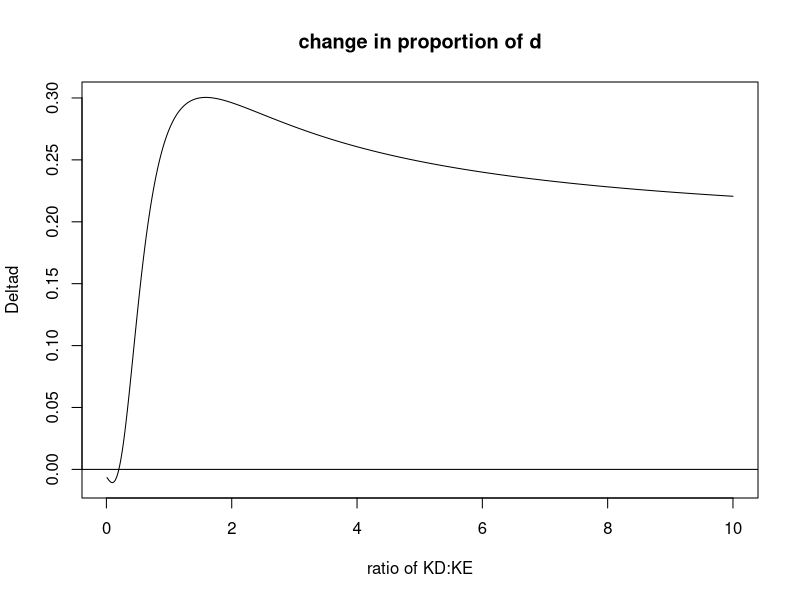

Write R code to recreate this figure.
#  Version 0.1 -- Collin Edwards

#Okay, this one looks at changes in the population size of d.  Graph is of deltad in terms of the ratio of the size of the patch for D to the size for the patch for E.
#
#Plug in some numbers at the top, run the thing, look at the pretty graph.  When the curve is above 0, there will be a source-sink inversion.
#If someone remembers how to put a horizonal line on a graph, please put that at the end of the code (with the horizontal line at y=0).

#If you want to make the graph more focused on a smaller region, change the line
#vectorKD=seq(.01*KE,10*KE,length.out=bins)
#so that the region is smaller, ie:
#vectorKD=seq(.01*KE,4*KE,length.out=bins)
#
#for reference, 
#seq(a,b,length.out=c)
#produces a sequence of numbers from a to b, with a total of c numbers in the sequence.




numYears=5

###################

#Parameters:
KE=1000 #in numbers of individuals
lambdaEe=1.5
lambdaEd=.7
lambdaDe=.9
lambdaDd=4.93

#For initializing: give intial ratio of e to d, plus the number of individuals in ND and NE
initdToTot=.1          #initial d to total ratio



########################
#########################
#Actual code:
count=1
bins=1000
deltad=numeric(bins)
vectorKD=seq(.01*KE,10*KE,length.out=bins)
ratioK=vectorKD/KE
for(count in 1:bins){
KD=vectorKD[count]
cat(KD)
initTotPop=KE+KD    #total size of combined populations

#creating vectors
Ntotd=numeric(numYears)
Ntote=Ntotd
Ntot=Ntotd
NDd=Ntotd
NDe=Ntotd
NEd=Ntotd
NEe=Ntotd
#initializing vectors
Ntotd[1]=initdToTot*(initTotPop)
Ntote[1]=(1-initdToTot)*(initTotPop)
Ntot=initTotPop
if(initdToTot>.5){ #d is more than half the pop, D is the source, E is the sink
		#cat("d is more common, D is the source")
		NDd[1]=(Ntotd[1]/Ntot[1])*KD
		NDe[1]=(Ntote[1]/Ntot[1])*KD
		NEd[1]=(Ntotd[1]/Ntot[1])*min(KE,(Ntotd[1]+Ntote[1]-KD))
		NEe[1]=(Ntote[1]/Ntot[1])*min(KE,(Ntotd[1]+Ntote[1]-KD))
	}else{ #e is more than half the pop, E is the source
		#cat("e is more common, E is the source")
		NEd[1]=(Ntotd[1]/Ntot[1])*KE
		NEe[1]=(Ntote[1]/Ntot[1])*KE
		NDd[1]=(Ntotd[1]/Ntot[1])*min(KD,(Ntotd[1]+Ntote[1]-KE))
		NDe[1]=(Ntote[1]/Ntot[1])*min(KD,(Ntotd[1]+Ntote[1]-KE))
	}
#############
#first year is 


for(t in 2:numYears){
	Ntotd[t]=NDd[t-1]*lambdaDd+NEd[t-1]*lambdaEd #finding the total number of d individuals produced this year
	#cat(Ntotd[t])
	Ntote[t]=NEe[t-1]*lambdaEe+NDe[t-1]*lambdaDe #ditto for e individuals
	#cat(Ntote[t])
	Ntot[t]=Ntotd[t]+Ntote[t] #total number of individuals of any type
	#cat(Ntotd[t])
	#cat(" ")
	#cat(Ntot[t])
	#cat("   ")
	if((Ntotd[t]/Ntot[t])>.5){ #d is more than half the pop, D is the source, E is the sink
		#cat("d is more common, D is the source")
		NDd[t]=(Ntotd[t]/Ntot[t])*KD
		NDe[t]=(Ntote[t]/Ntot[t])*KD
		NEd[t]=(Ntotd[t]/Ntot[t])*min(KE,(Ntotd[t]+Ntote[t]-KD))
		NEe[t]=(Ntote[t]/Ntot[t])*min(KE,(Ntotd[t]+Ntote[t]-KD))
	}else{ #e is more than half the pop, E is the source
		#cat("e is more common, E is the source")
		NEd[t]=(Ntotd[t]/Ntot[t])*KE
		NEe[t]=(Ntote[t]/Ntot[t])*KE
		NDd[t]=(Ntotd[t]/Ntot[t])*min(KD,(Ntotd[t]+Ntote[t]-KE))
		NDe[t]=(Ntote[t]/Ntot[t])*min(KD,(Ntotd[t]+Ntote[t]-KE))
	}
}
deltad[count]=(Ntotd[numYears]-Ntotd[numYears-1])/Ntot[numYears]
}
plot(ratioK,type="line",deltad,main="change in proportion of d",xlab="ratio of KD:KE",ylab="Deltad")
abline(h=0)
